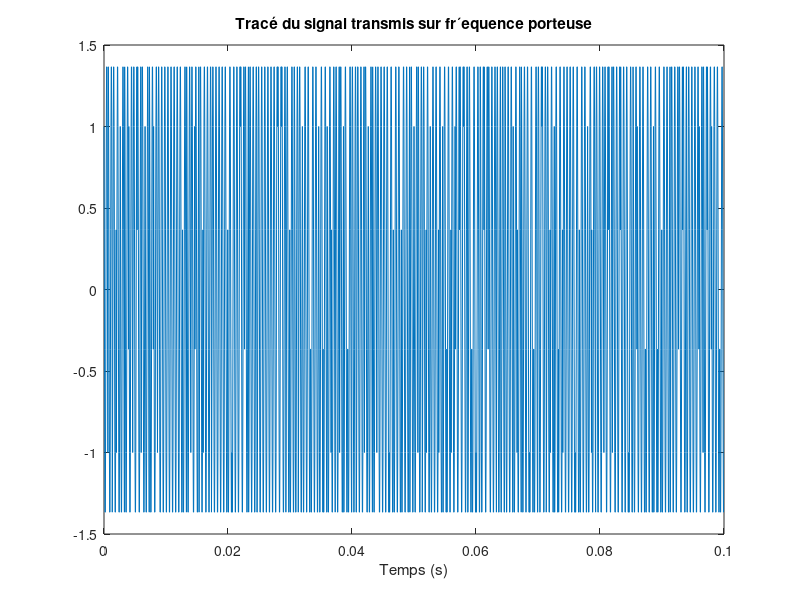

This chart was generated by the following MATLAB code: (Note: this script raises an error after producing the figure.)
%Frequence d’echantillonnage
Fe=24000;
%Debit binaire
Rb=3000;
%Niveau de Eb/N0 souhaite en dB
EbN0dB=6;
%Ordre de la modulation
M=4;
%Frequence porteuse
fp=2000;
%Periode d’echantillonnage
Te=1/Fe;
%Debit symbole
Rs=Rb/log2(M);
%Facteur de surechantillonnage
Ns=Fe/Rs;
%Generation de la reponse impulsionnelle du filtre de mise en forme
h=ones(1,Ns);
%Generation de la reponse impulsionnelle du filtre de reception (filtrage adapte)
hr=fliplr(h);
% Generation de l’information binaire
entree=randi([0,1],1,300);
% Mapping binaire à moyenne nulle
mapping = zeros(1, ceil(size(entree,1)/2));
for i=1:2:(length(entree)-1)
    if (entree(i) == 0) && (entree(i+1) == 0)
        mapping(ceil(i/2)) = -1-1i;
    end
    if (entree(i) == 0) && (entree(i+1) == 1)
        mapping(ceil(i/2)) = -1+1i;
    end
    if (entree(i) == 1) && (entree(i+1) == 0)
        mapping(ceil(i/2)) = 1-1i;
    end
    if (entree(i) == 1) && (entree(i+1) == 1)
        mapping(ceil(i/2)) = 1+1i;
    end
end
%Surechantillonnage (generation de la suite de Diracs ponderes par les symboles)
diracs=kron(mapping,[1 zeros(1,Ns-1)]);
%Filtrage de mise en forme (generation de l’enveloppe complexe associee au signal à transmettre)
xe=filter(h,1,diracs);
%Echelle temporelle
echelle_temp = 0:Te:(length(xe)-1)*Te;
%Transposition de frequence (generation du signal module sur porteuse)
x=real(xe.*exp(1i*2*pi*fp*echelle_temp));

figure
plot(echelle_temp, x);
title("Tracé du signal transmis sur fr´equence porteuse")
xlabel("Temps (s)")
ylebel("sigal x(t)")
%Calcul de la puissance du signal transmis
Px=mean(abs(x).^2);
%Calcul de la puissance du bruite à introduire pour travailler au niveau de Eb N0 souhaite
Pn=Px*Ns/(2*log2(M)*10 ^(EbN0dB/10));
%Generation du bruit
n=sqrt(Pn)*randn(1,length(x));
%Ajodemappingut du bruit
r=x+n;
%Retour en bande de base avec filtrage passe-bas = filtre adapte
z=filter(hr,1,r.* cos(2*pi*fp*(0:Te:(length(r)-1)*Te)));
%Choix de l’instant d’echantillonnage.
n0=Ns;
%Echantillonnage à n0+mNs
zm=z(n0:Ns:end);
%Decisions sur les symboles et demapping
demapping = zeros(1,length(entree));
for j = 1:length(zm)
    
    if (0 >= angle(zm(j)) && angle(zm(j)) >= -pi/2)
        demapping(2*j-1:2*j) = [1 0];
    end
    if (0 <= angle(zm(j)) && angle(zm(j)) <= pi/2)
        demapping(2*j-1:2*j) = [1 1];
    end
    if (pi/2 <= angle(zm(j)) && angle(zm(j)) <= pi)
        demapping(2*j-1:2*j) = [0 1];
    end
    if (-pi/2 >= angle(zm(j)) && angle(zm(j)) >= -pi)
        demapping(2*j-1:2*j) = [0 0];
    end
end
%Calcul du TEB
TEB=mean(demapping ~= entree)




























